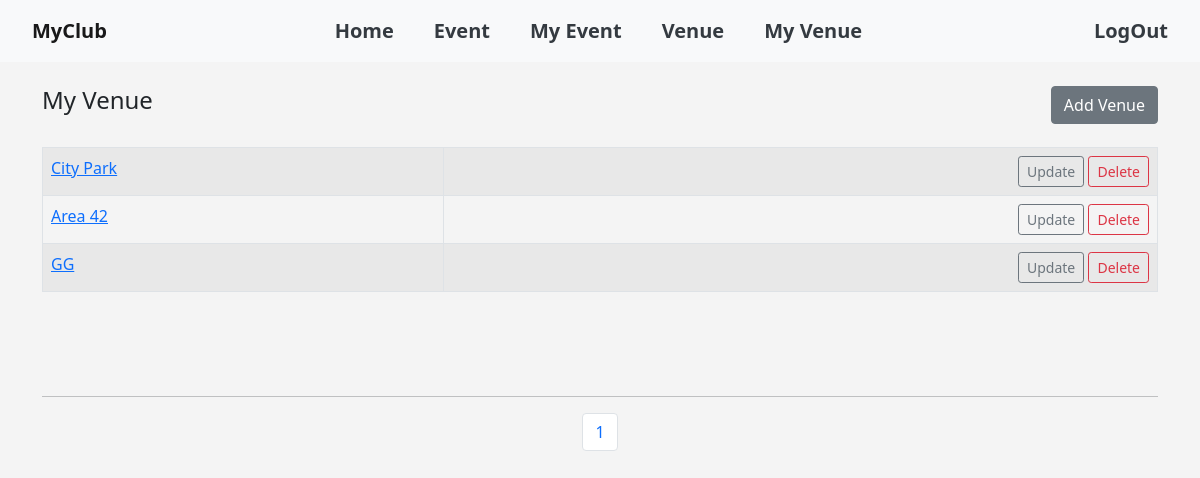
The app's page /my_venues (signed in), older data.
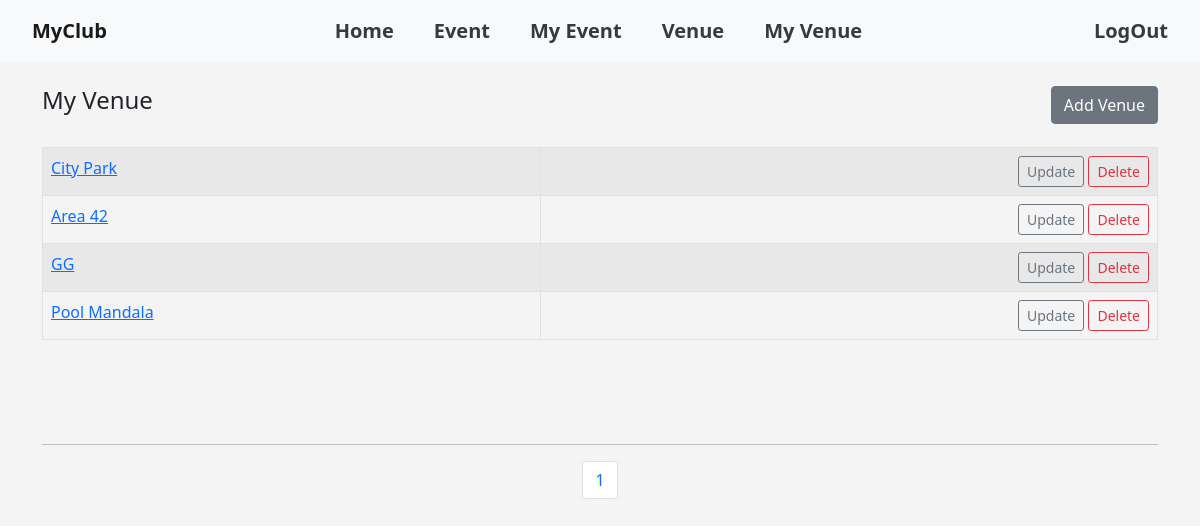
The same page, newer data.
### events/models.py (models this page shows)
class Venue(models.Model):
	name = models.CharField('Venue Name', max_length=120)
	address = models.CharField(max_length=300)
	zip_code = models.CharField('Zip Code', max_length=15)
	phone = models.CharField('Contact Phone', max_length=25, blank=True)
	web = models.URLField('Website Address', blank=True)
	email_address = models.EmailField('Email Address', blank=True)
	owner = models.IntegerField("Venue Owner", blank=False, default=1)
	venue_image = models.ImageField(null=True, blank=True, upload_to="images/")
	def __str__(self):
		return self.name

### events/views.py (the view)
# urls.py: path('my_venues', views.my_venues, name='my_venues'),
def my_venues(request):
	venue_list = Venue.objects.all().order_by('name')
	p = Paginator(Venue.objects.all(), 5)
	page = request.GET.get('page')
	venues = p.get_page(page)
	nums = "a" * venues.paginator.num_pages
	return render(request, 'events/my_venues.html',
		{'venue_list': venue_list, 'venues': venues, 'nums':nums})

### events/templates/events/my_venues.html (shortened to what this page needs)
{% extends 'events/base.html' %}
{% block content %}
	<h4>My Venue</h4>
	<a class="add" href="{% url 'add-venue' %}">
		<button class="btn btn-secondary">Add Venue</button>
	</a>
	<br><br>
	<table class="table table-striped table-hover table-bordered">
		{% for venue in venues %}
			{% if user.is_authenticated %}
				{% if user.id == venue.owner %}
					<tr>
						<td>
							<a href="{% url 'show-venue' venue.id %}">{{ venue }}</a>
						</td>
								<td align="right">
									<a href="{% url 'update-venue' venue.id %}" class="btn btn-outline-secondary btn-sm">Update</a>
									<a href="{% url 'delete-venue' venue.id %}" class="btn btn-outline-danger btn-sm">Delete</a>
								</td>
				{% endif %}
			{% endif %}
			</tr>
		{% endfor %}
	</table>
	<br><br><br>
	<hr>
	<nav aria-label="Page navigation example">
		<ul class="pagination justify-content-center">
			{% for i in nums %}
				<li class="page-item">
					<a class="page-link" href="?page={{ forloop.counter }}">{{ forloop.counter }}</a>
				</li>
			{% endfor %}
		</ul>
	</nav>
{% endblock %}

Row changes from the older to the newer data that the page shows:
added Venue: name "Pool Mandala"
